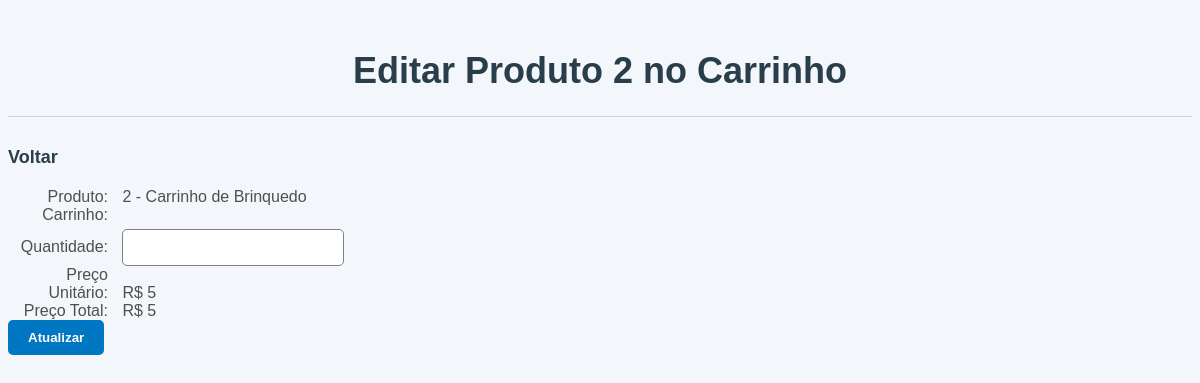
Page /produto_carrinho_form.php?codigo=2 on the committed database.
### tables this page shows
CREATE TABLE Produto (
    codigo INTEGER PRIMARY KEY,
    descricao TEXT,
    preco REAL
);

### crud.php (called while the page is built, shortened)
<?php
require_once 'database.php';
function readProduto($codigo) {
  global $db;
    $stmt = $db->prepare('SELECT * FROM Produto WHERE codigo = :codigo');
    $stmt->bindValue(':codigo',$codigo,SQLITE3_INTEGER);
    $result = $stmt->execute();
    $produtos = array();
    while ($row = $result->fetchArray(SQLITE3_ASSOC)) {
        $produtos[] = $row;
    }
    return $produtos[0];
}
function readProdutoCarrinho($codigo,$numero){
   global $db;
    $stmt = $db->prepare('SELECT * FROM ProdutoCarrinho WHERE numero_carrinho = :numero and codigo_produto = :codigo');
    $stmt->bindValue(':numero',$numero,SQLITE3_INTEGER);
    $stmt->bindValue(':codigo',$codigo,SQLITE3_INTEGER);
    $result = $stmt->execute();
    $produtoCarrinho = array();
    return $produtoCarrinho[0];
}

### produto_carrinho_form.php (the view, shortened to what this page needs)
<?php
require_once 'crud.php';
$produto = readProduto($_GET['codigo']);
$carrinho = readCarrinho($_GET['numero']);
$produtoCarrinho = readProdutoCarrinho($_GET['codigo'],$_GET['numero']);
?>
<!DOCTYPE html>
<html>
<head>
    <link rel="stylesheet" href="styles.css"/>
</head>
<body>
  <h1>Editar Produto <?php echo $produto['codigo']?> no Carrinho <?php echo $carrinho['numero']?></h1>
  <hr/>
  <a href="<?php echo "carrinho_form.php?numero=" . $_GET['numero'] . "";?>">Voltar</a>
  <br/>
	<form method="POST">
		<label>Produto:</label>
    <span><?php echo $produto['codigo']?> - <?php echo $produto['descricao']?></span>
		<input type="hidden" name="codigo" value="<?php echo $produto['codigo']?>"><br>
		<label>Carrinho:</label>
		<input type="hidden" name="numero" value="<?php echo $carrinho['numero']?>"><br>
    <label>Quantidade:</label>
		<input type="number" min="0" name="quantidade" value="<?php echo $produtoCarrinho['quantidade']?>"><br>
    <label>Preço Unitário:</label>
    <span>R$ <?php echo $produto['preco']?></span><br/>
    <label>Preço Total:</label>
    <span>R$ <?php echo $produto['preco'] * 1?></span><br/>
		<button type="submit" name="submitUpdateProdutoCarrinho">Atualizar</button>
	</form>
</body>
</html>

### styles.css (style rules this page uses)
body { background-color: #F3F6FA; font-family: Arial, sans-serif; color: #4F4F4F; }
h1 { font-size: 36px; color: #283E4A; text-align: center; margin-top: 50px; }
hr { border: none; height: 1px; background-color: #C2D4E2; margin-bottom: 30px; }
form { display: inline-block; }
button { background-color: #0077C2; color: #FFFFFF; font-weight: bold; border: none; border-radius: 5px; padding: 10px 20px; margin-right: 10px; transition: all 0.2s ease-in-out; }
input[type="text"], input[type="date"], input[type="number"], select { padding: 10px; border: 1px solid gray; border-radius: 5px; margin-right: 10px; margin-top: 5px; width: 200px; }
label { display: inline-block; width: 100px; text-align: right; margin-right: 10px; }
a { color: #283E4A; text-decoration: none; font-weight: bold; font-size: 18px; border-bottom: 2px solid transparent; transition: all 0.2s ease-in-out; display: block; margin-top: 20px; }

### rows in the picture
produto: codigo "2", descricao "Carrinho de Brinquedo", preco "5", $produto['preco']*1 "5"
